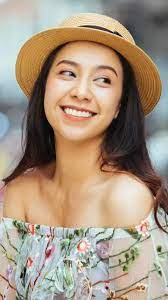
#> input picture blur image/BLUR.jpeg, 168 x 300 px
$ python blur_image.py
#> lines starting #> are read from the running program, lines starting #| are printed output that depends on the picture
from PIL import Image, ImageFilter

original_image = Image.open("BLUR.jpeg")
#> original_image is the input picture: PIL image 168x300 RGB; mean R, G, B 165.8, 147.8, 128.8
blurred_image = original_image.filter(ImageFilter.BLUR)
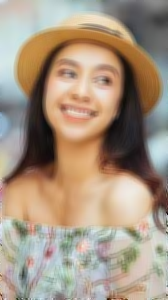
#> blurred_image: PIL image 168x300 RGB; mean R, G, B 165.8, 147.9, 128.8

original_image.show()
blurred_image.show()
#> (the run stopped early here; a loop or call above may not have finished)
